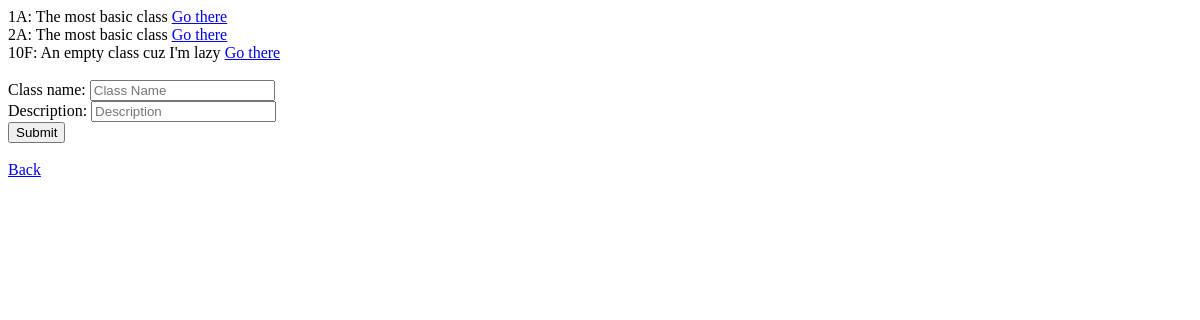
/teacher/1, run on an earlier commit of the app's database.
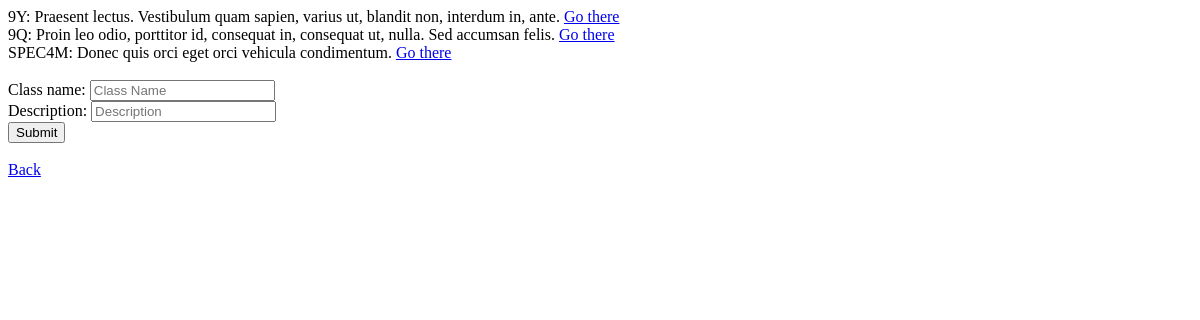
And on a later commit of the database.
### tables this page shows
CREATE TABLE `classes`
(
  `id` INTEGER PRIMARY KEY AUTOINCREMENT ,
  `name` TEXT,
  `teacher_id` INTEGER,
  `description` TEXT,
  FOREIGN KEY  (teacher_id) REFERENCES teachers(id)
);

### app.py (the view)
@app.route('/teacher/<teacher_id>', methods=['GET', 'POST'])
def teacher_home(teacher_id):
    if request.method == 'POST':
        name = request.form.get('name')
        description = request.form.get('desc')
        create_class(name, teacher_id, description)
    classes = get_classes(teacher_id)
    return render_template('teacher_home.html', classes=classes, teacher_id=teacher_id)

### models.py (called while the page is built)
def get_classes(teacher_id):
    con = sql.connect(path.join(ROOT, 'nodedata.db'))
    cur = con.cursor()
    cur.execute("""SELECT id, name, teacher_id, description FROM classes
                    WHERE teacher_id = ?""", (teacher_id,))
    classes = cur.fetchall()
    con.close()
    return classes

### templates/teacher_home.html (shortened to what this page needs)
<!DOCTYPE html>
<html lang="en">
<head>
</head>
<body>
{% for class in classes %}
    <div> {{ class[1] + ': ' + class[3] }} <a href="/class/{{ teacher_id }}/{{ class[0] }}">Go there</a> </div>
{% endfor %}
<br/>
<form action="/teacher/{{ teacher_id }}" method="post">
    <label> Class name:
        <input placeholder="Class Name" name="name">
    </label>
    <br/>
    <label> Description:
        <input placeholder="Description" name="desc">
    </label>
    <br/>
    <input type="submit" value="Submit">
</form>
<br/>
<a href="/"> Back </a>
</body>
</html>

What changed in the data, as far as the page shows it:
no longer on this page (row edited): classes: name+description "10F: An empty class cuz I'm lazy"
changed classes: name+description "1A: The most basic class" → "9Y: Praesent lectus. Vestibulum quam sapien, varius ut, blandit non, interdum in, ante."
changed classes: name+description "2A: The most basic class" → "9Q: Proin leo odio, porttitor id, consequat in, consequat ut, nulla. Sed accumsan felis."
added classes: name+description "SPEC4M: Donec quis orci eget orci vehicula condimentum."
